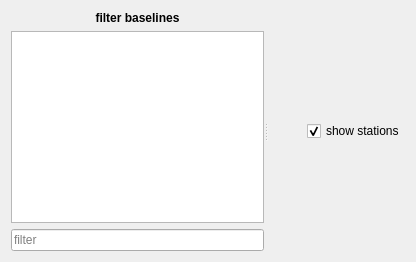
      <widget class="QWidget" name="statistics_baseline">
       <layout class="QVBoxLayout" name="verticalLayout_13">
        <item>
         <widget class="QSplitter" name="splitter_statistics_baseline">
          <property name="orientation">
           <enum>Qt::Horizontal</enum>
          </property>
          <widget class="QWidget" name="verticalLayoutWidget_2">
           <layout class="QVBoxLayout" name="verticalLayout_7">
            <item>
             <widget class="QLabel" name="label_15">
              <property name="styleSheet">
               <string notr="true">font:bold</string>
              </property>
              <property name="text">
               <string>filter baselines</string>
              </property>
              <property name="alignment">
               <set>Qt::AlignCenter</set>
              </property>
             </widget>
            </item>
            <item>
             <widget class="QTreeView" name="treeView_statistics_baseline">
              <property name="mouseTracking">
               <bool>true</bool>
              </property>
              <property name="editTriggers">
               <set>QAbstractItemView::NoEditTriggers</set>
              </property>
              <property name="alternatingRowColors">
               <bool>true</bool>
              </property>
              <property name="selectionMode">
               <enum>QAbstractItemView::NoSelection</enum>
              </property>
              <property name="sortingEnabled">
               <bool>true</bool>
              </property>
             </widget>
            </item>
            <item>
             <widget class="QLineEdit" name="lineEdit_statistics_baseline_filter">
              <property name="placeholderText">
               <string>filter</string>
              </property>
             </widget>
            </item>
           </layout>
          </widget>
          <widget class="QWidget" name="verticalLayoutWidget_3">
           <layout class="QVBoxLayout" name="verticalLayout_statistics_baseline">
            <item>
             <layout class="QHBoxLayout" name="horizontalLayout_12">
              <item>
               <spacer name="horizontalSpacer_4">
                <property name="orientation">
                 <enum>Qt::Horizontal</enum>
                </property>
                <property name="sizeHint" stdset="0">
                 <size>
                  <width>40</width>
                  <height>20</height>
                 </size>
                </property>
               </spacer>
              </item>
              <item>
               <widget class="QCheckBox" name="checkBox_statistics_baseline_showStations">
                <property name="text">
                 <string>show stations</string>
                </property>
                <property name="checked">
                 <bool>true</bool>
                </property>
                <property name="tristate">
                 <bool>false</bool>
                </property>
               </widget>
              </item>
             </layout>
            </item>
           </layout>
          </widget>
         </widget>
        </item>
       </layout>
      </widget>
